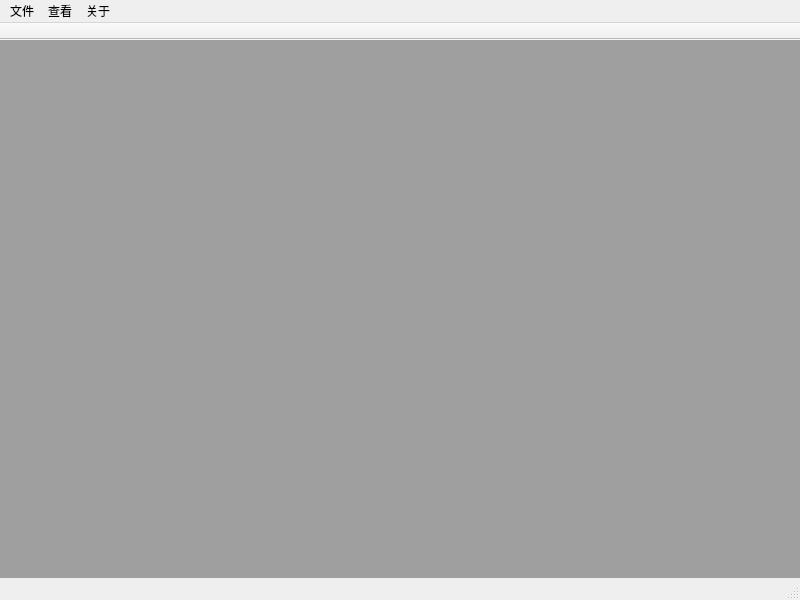
<?xml version="1.0" encoding="UTF-8"?>
<ui version="4.0">
 <class>MainWindow</class>
 <widget class="QMainWindow" name="MainWindow">
  <property name="geometry">
   <rect>
    <x>0</x>
    <y>0</y>
    <width>800</width>
    <height>600</height>
   </rect>
  </property>
  <property name="windowTitle">
   <string>MainWindow</string>
  </property>
  <widget class="QWidget" name="centralwidget">
   <layout class="QVBoxLayout" name="verticalLayout">
    <property name="spacing">
     <number>6</number>
    </property>
    <property name="leftMargin">
     <number>0</number>
    </property>
    <property name="topMargin">
     <number>0</number>
    </property>
    <property name="rightMargin">
     <number>0</number>
    </property>
    <property name="bottomMargin">
     <number>0</number>
    </property>
    <item>
     <widget class="QMdiArea" name="mdiArea"/>
    </item>
   </layout>
  </widget>
  <widget class="QMenuBar" name="menubar">
   <property name="geometry">
    <rect>
     <x>0</x>
     <y>0</y>
     <width>800</width>
     <height>23</height>
    </rect>
   </property>
   <widget class="QMenu" name="menuFile">
    <property name="title">
     <string>文件</string>
    </property>
   </widget>
   <widget class="QMenu" name="menuView">
    <property name="title">
     <string>查看</string>
    </property>
   </widget>
   <widget class="QMenu" name="menuAbout">
    <property name="title">
     <string>关于</string>
    </property>
   </widget>
   <addaction name="menuFile"/>
   <addaction name="menuView"/>
   <addaction name="menuAbout"/>
  </widget>
  <widget class="QStatusBar" name="statusbar"/>
  <widget class="QToolBar" name="toolBar">
   <property name="windowTitle">
    <string>toolBar</string>
   </property>
   <property name="movable">
    <bool>false</bool>
   </property>
   <property name="iconSize">
    <size>
     <width>48</width>
     <height>48</height>
    </size>
   </property>
   <property name="toolButtonStyle">
    <enum>Qt::ToolButtonTextBesideIcon</enum>
   </property>
   <attribute name="toolBarArea">
    <enum>TopToolBarArea</enum>
   </attribute>
   <attribute name="toolBarBreak">
    <bool>false</bool>
   </attribute>
  </widget>
 </widget>
 <resources/>
 <connections/>
</ui>
